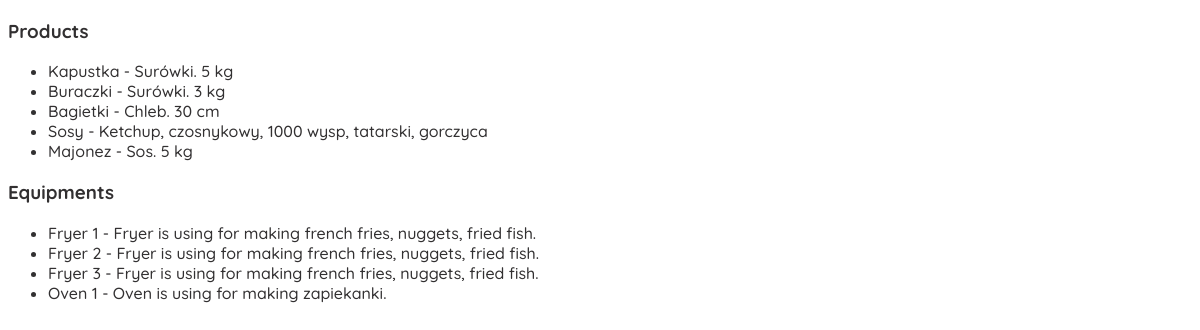
Screenshot of /cafe/ with the database file from the repository.
### Cafe/models.py (models this page shows, shortened)
class Product(models.Model):
    name = models.CharField(max_length=255)
    description = models.TextField()
    quantity = models.PositiveIntegerField()
    expiration_date = models.DateTimeField()
    owner = models.ForeignKey(settings.AUTH_USER_MODEL, on_delete=models.SET_NULL, null=True, blank=True, related_name='products')
    last_modified_by = models.ForeignKey(settings.AUTH_USER_MODEL, on_delete=models.SET_NULL, null=True, blank=True, related_name='products_modified')
    last_modified_date = models.DateTimeField(auto_now=True)

class Equipment(models.Model):
    name = models.CharField(max_length=255)
    description = models.TextField()
    state = models.ForeignKey(State, on_delete=models.CASCADE)
    date = models.DateTimeField()
    owner = models.ForeignKey(settings.AUTH_USER_MODEL, on_delete=models.SET_NULL, null=True, blank=True, related_name='equipment')
    responsible_user = models.ForeignKey(settings.AUTH_USER_MODEL, on_delete=models.SET_NULL, null=True, blank=True, related_name='responsible_for')
    last_modified_by = models.ForeignKey(settings.AUTH_USER_MODEL, on_delete=models.SET_NULL, null=True, blank=True, related_name='equipment_modified')
    last_modified_date = models.DateTimeField(auto_now=True)

### Cafe/views.py (the view)
# urls.py: path('', views.home, name='home'),
def home(request):
    products = Product.objects.all()
    equipments = Equipment.objects.all()
    data = {
        'products': products,
        'equipments': equipments
    }
    return render(request, "home.html", data)

### Cafe/templates/home.html (shortened to what this page needs)
<!DOCTYPE html>
<html lang="en">
<head>
    {% load static %}
    <link rel="stylesheet" href="{% static 'css/style.css' %}">
</head>
<body>
    <h3>Products</h3>
    <ul>
        {% for product in products %}
            <li>{{product.name}} - {{product.description}}</li>
        {% empty %}
        <li>No Products Available</li>
        {% endfor %}
    </ul>
    <h3>Equipments</h3>
    <ul>
        {% for product in equipments %}
            <li>{{product.name}} - {{product.description}}</li>
        {% empty %}
            <li>No Products Available</li>
        {% endfor %}
    </ul>
</body>
</html>

### Cafe/static/css/style.css (style rules this page uses)
* { color: #323031; font-family: "Quicksand", sans-serif; font-weight: 700; }
li { font-family: "Quicksand", sans-serif; font-weight: 500; }

### rows the page displays
Product: name "Kapustka", description "Surówki. 5 kg"
Product: name "Buraczki", description "Surówki. 3 kg"
Product: name "Bagietki", description "Chleb. 30 cm"
Product: name "Sosy", description "Ketchup, czosnykowy, 1000 wysp, tatarski, gorczyca"
Product: name "Majonez", description "Sos. 5 kg"
Equipment: name "Fryer 1", description "Fryer is using for making french fries, nuggets, fried fish."
Equipment: name "Fryer 2", description "Fryer is using for making french fries, nuggets, fried fish."
Equipment: name "Fryer 3", description "Fryer is using for making french fries, nuggets, fried fish."
Equipment: name "Oven 1", description "Oven is using for making zapiekanki."
